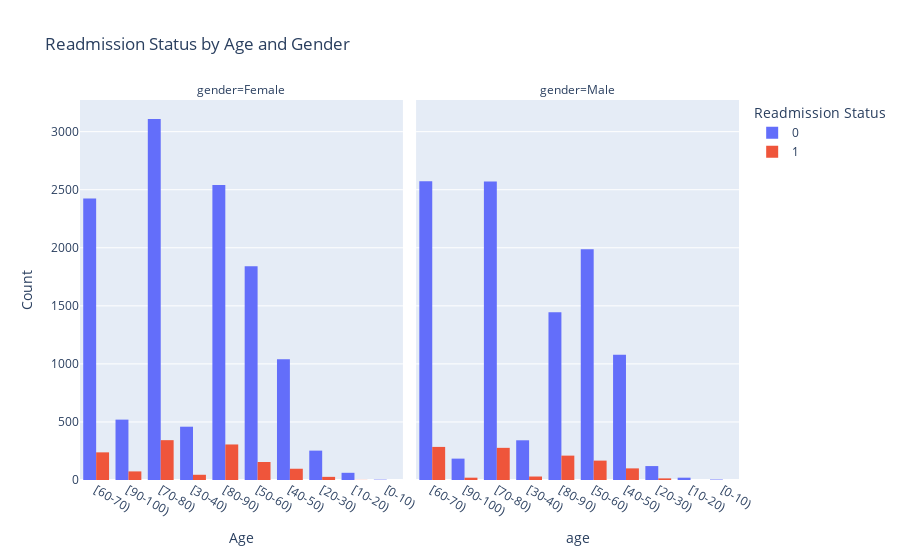

Write notebook code for a chart like this one.
### Markdown cell above
#### 3) Readmission Status by Age and Gender

### Code cell
fig = px.histogram(df, x='age', color='readmitted', facet_col='gender', barmode='group', title='Readmission Status by Age and Gender')
fig.update_layout(xaxis_title='Age', yaxis_title='Count', legend_title='Readmission Status')
fig.show()

### Figure 1 — Plotly figure (JSON) as saved in the notebook; plotly's stock layout.template omitted (floating-point values rounded to 4 significant figures; data arrays with more than 128 entries replaced by an {"elided": "..."} marker saying what was removed)
{"data": [{"alignmentgroup": "True", "bingroup": "x", "hovertemplate": "readmitted=0<br>gender=Female<br>age=%{x}<br>count=%{y}<extra></extra>", "legendgroup": "0", "marker": {"color": "#636efa", "pattern": {"shape": ""}}, "name": "0", "offsetgroup": "0", "orientation": "v", "showlegend": true, "type": "histogram", "x": {"elided": "12250 str values"}, "xaxis": "x", "yaxis": "y"}, {"alignmentgroup": "True", "bingroup": "x", "hovertemplate": "readmitted=0<br>gender=Male<br>age=%{x}<br>count=%{y}<extra></extra>", "legendgroup": "0", "marker": {"color": "#636efa", "pattern": {"shape": ""}}, "name": "0", "offsetgroup": "0", "orientation": "v", "showlegend": false, "type": "histogram", "x": {"elided": "10323 str values"}, "xaxis": "x2", "yaxis": "y2"}, {"alignmentgroup": "True", "bingroup": "x", "hovertemplate": "readmitted=1<br>gender=Female<br>age=%{x}<br>count=%{y}<extra></extra>", "legendgroup": "1", "marker": {"color": "#EF553B", "pattern": {"shape": ""}}, "name": "1", "offsetgroup": "1", "orientation": "v", "showlegend": true, "type": "histogram", "x": {"elided": "1286 str values"}, "xaxis": "x", "yaxis": "y"}, {"alignmentgroup": "True", "bingroup": "x", "hovertemplate": "readmitted=1<br>gender=Male<br>age=%{x}<br>count=%{y}<extra></extra>", "legendgroup": "1", "marker": {"color": "#EF553B", "pattern": {"shape": ""}}, "name": "1", "offsetgroup": "1", "orientation": "v", "showlegend": false, "type": "histogram", "x": {"elided": "1103 str values"}, "xaxis": "x2", "yaxis": "y2"}], "layout": {"annotations": [{"font": {}, "showarrow": false, "text": "gender=Female", "x": 0.245, "xanchor": "center", "xref": "paper", "y": 1, "yanchor": "bottom", "yref": "paper"}, {"font": {}, "showarrow": false, "text": "gender=Male", "x": 0.755, "xanchor": "center", "xref": "paper", "y": 1, "yanchor": "bottom", "yref": "paper"}], "barmode": "group", "legend": {"title": {"text": "Readmission Status"}, "tracegroupgap": 0}, "title": {"text": "Readmission Status by Age and Gender"}, "xaxis": {"anchor": "y", "domain": [0, 0.49], "title": {"text": "Age"}}, "xaxis2": {"anchor": "y2", "domain": [0.51, 1], "matches": "x", "title": {"text": "age"}}, "yaxis": {"anchor": "x", "domain": [0, 1], "title": {"text": "Count"}}, "yaxis2": {"anchor": "x2", "domain": [0, 1], "matches": "y", "showticklabels": false}}}
